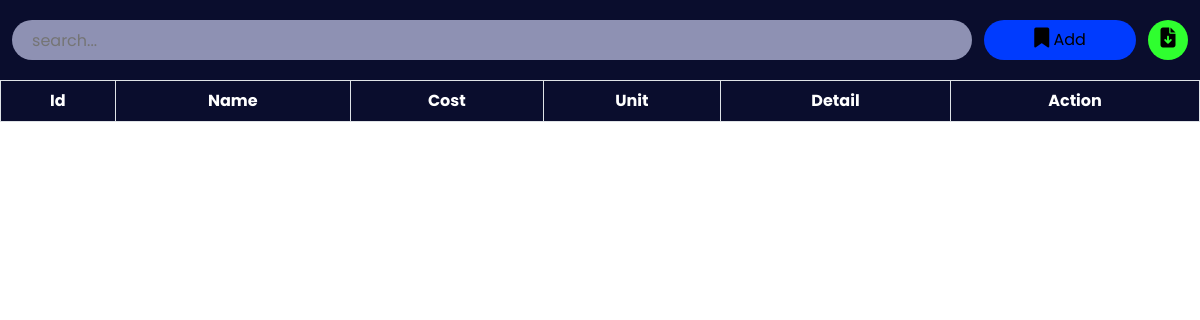
Page /admin/service.php on the earlier database version.
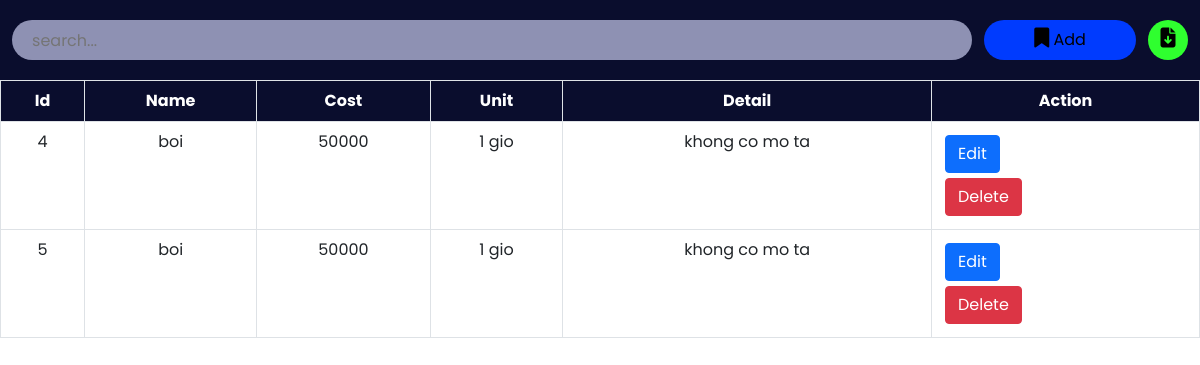
Same page on the later database version.
### tables this page shows
CREATE TABLE `service` (
  `id` int(11) NOT NULL,
  `name` varchar(50) NOT NULL,
  `cost` int(11) NOT NULL,
  `unit` char(20) NOT NULL,
  `detail` varchar(255) NOT NULL
);

### admin/service.php (the view, shortened to what this page needs)
<?php
include '../config.php';
?>
<!DOCTYPE html>
<html lang="en">
<head>
    <link href="https://cdn.jsdelivr.net/npm/bootstrap@5.0.2/dist/css/bootstrap.min.css" rel="stylesheet">
    <link rel="stylesheet" href="https://cdnjs.cloudflare.com/ajax/libs/font-awesome/6.2.0/css/all.min.css" />
    <link rel="stylesheet" href="./css/service.css">
</head>
<body>
    <div class="searchsection">
        <input type="text" name="search_bar" id="search_bar" placeholder="search..." onkeyup="searchFun()">
        <button class="adduser" id="adduser" onclick="addserviceopen()"><i class="fa-solid fa-bookmark"></i> Add</button>
        <form action="./exportdata.php" method="post">
            <button class="exportexcel" id="exportexcel" name="exportexcel" type="submit"><i class="fa-solid fa-file-arrow-down"></i></button>
        </form>
    </div>
    <div class="roombooktable" class="table-responsive-xl">
        <?php
            $roombooktablesql = "SELECT * FROM `service`";
            $roombookresult = mysqli_query($conn, $roombooktablesql);
        ?>
        <table class="table table-bordered" id="table-data">
            <thead>
                <tr>
                    <th scope="col">Id</th>
                    <th scope="col">Name</th>
                    <th scope="col">Cost</th>
                    <th scope="col">Unit</th>
                    <th scope="col">Detail</th>
                    <th scope="col" class="action">Action</th>
                </tr>
            </thead>
            <tbody>
            <?php
            while ($res = mysqli_fetch_array($roombookresult)) {
            ?>
                <tr>
                    <td><?php echo $res['id'] ?></td>
                    <td><?php echo $res['name'] ?></td>
                    <td><?php echo $res['cost'] ?></td>
                    <td><?php echo $res['unit'] ?></td>
                    <td><?php echo $res['detail'] ?></td>
                    <td class="action">
                        <a href="serviceedit.php?id=<?php echo $res['id'] ?>"><button class="btn btn-primary">Edit</button></a>
                        <a href="servicedelete.php?id=<?php echo $res['id'] ?>"><button class='btn btn-danger'>Delete</button></a>
                    </td>
                </tr>
            <?php
            }
            ?>
            </tbody>
        </table>
    </div>
</body>
</html>

Differences in the rows shown:
added service: id "4", name "boi", cost "50000", unit "1 gio", detail "khong co mo ta"
added service: id "5", name "boi", cost "50000", unit "1 gio", detail "khong co mo ta"
